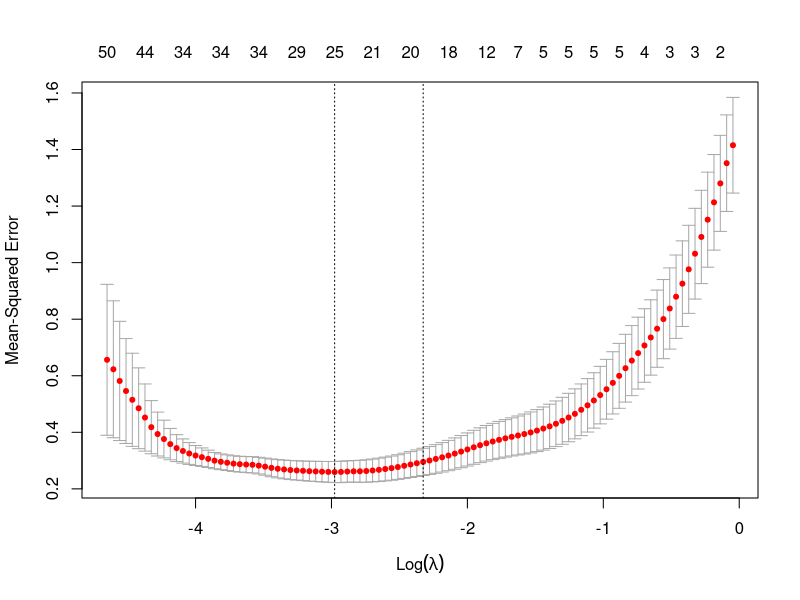
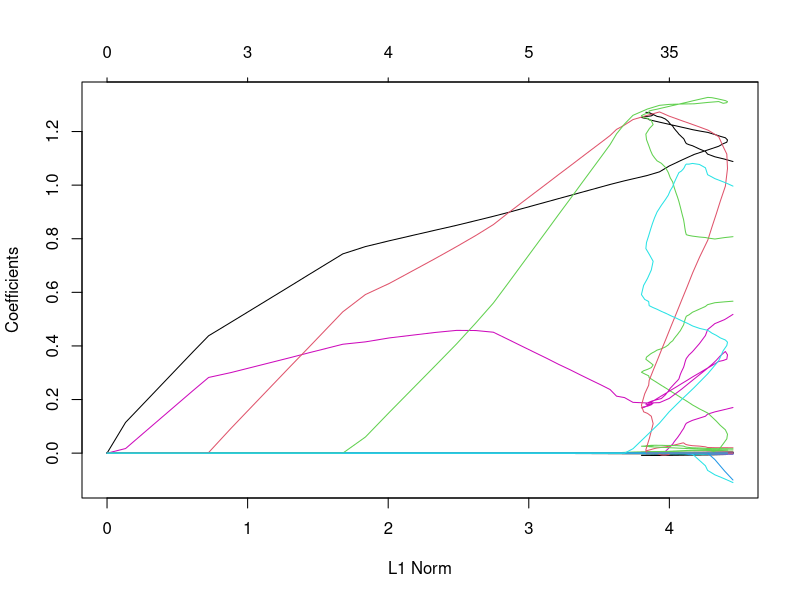

Generate these figures, in order, with R:
## ---- chunk 1
library(glmnet)
library(MASS)
library(leaps)
library(car)
library(caret)

countries<-read.csv("Clean Country.csv")
countries<-na.omit(countries)
countries<-countries[, -c(1,2)]
                     
#Question 1
countriesMod<-lm(Ladder.score~., data=countries)
x<-model.matrix(countriesMod)
y<-countriesMod$model[,1]

set.seed(364)
step1<-cv.glmnet(x,y,alpha=1)
#Question 2
plot(step1)
plot(step1$glmnet.fit)
